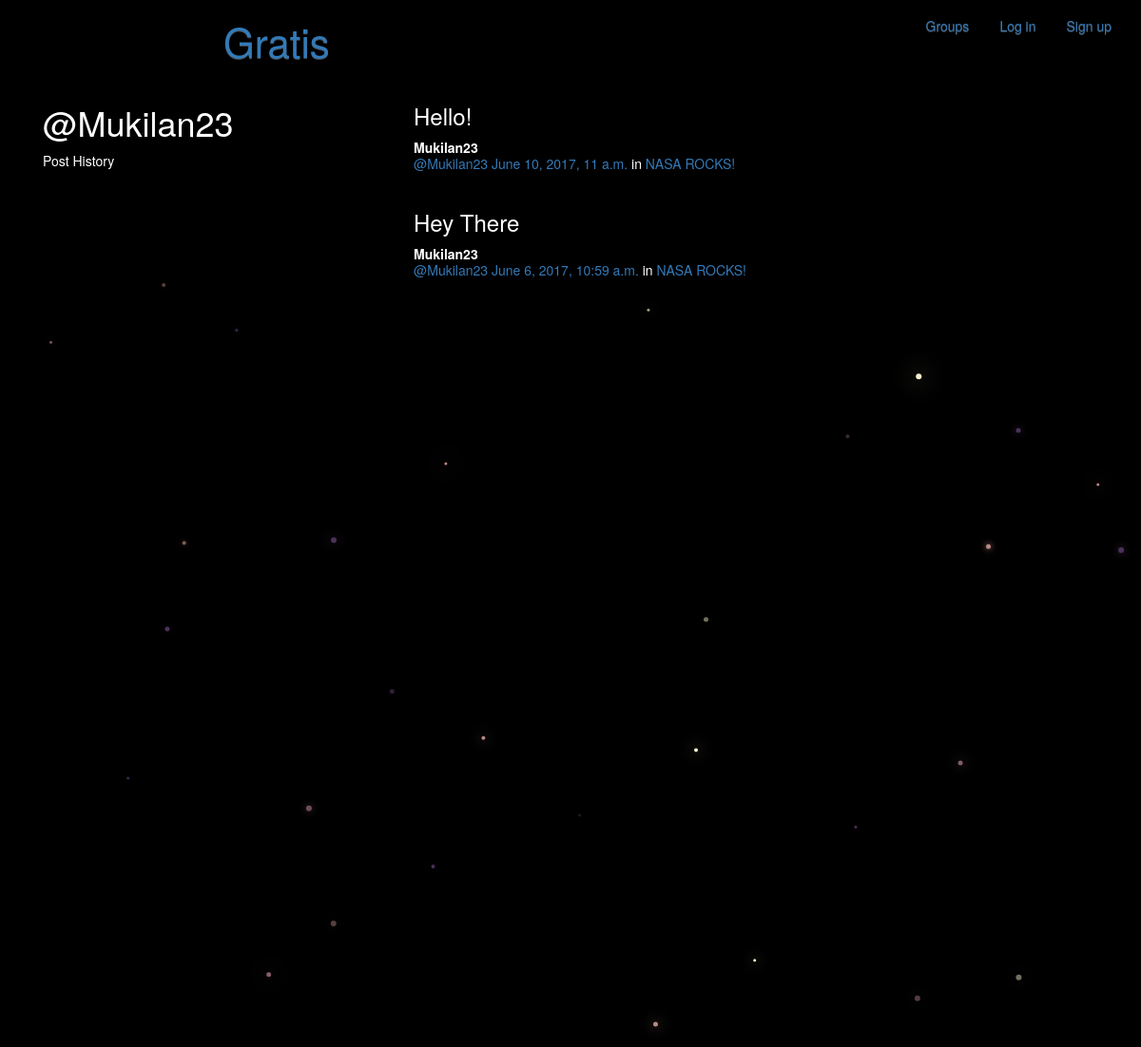
Page /posts/by/Mukilan23/ on the committed database.
### posts/models.py (models this page shows, shortened)
class Post(models.Model):
    user = models.ForeignKey(User, related_name="posts")
    created_at = models.DateTimeField(auto_now=True)
    message = models.TextField()
    message_html = models.TextField(editable=False)
    group = models.ForeignKey(Group, related_name="posts",null=True, blank=True)
    class Meta:
        ordering = ["-created_at"]
        unique_together = ["user", "message"]

### groups/models.py (models this page shows, shortened)
class Group(models.Model):
    name = models.CharField(max_length=255, unique=True)
    slug = models.SlugField(allow_unicode=True, unique=True)
    description = models.TextField(blank=True, default='')
    description_html = models.TextField(editable=False, default='', blank=True)
    members = models.ManyToManyField(User,through="GroupMember")
    class Meta:
        ordering = ["name"]

### posts/views.py (the view)
# urls.py: url(r"by/(?P<username>[-\w]+)/$",views.UserPosts.as_view(),name="for_user"),
class UserPosts(generic.ListView):
    model = models.Post
    template_name = "posts/user_post_list.html"
    def get_queryset(self):
        try:
            self.post_user = User.objects.prefetch_related("posts").get(
                username__iexact=self.kwargs.get("username")
            )
        except User.DoesNotExist:
            raise Http404
        else:
            return self.post_user.posts.all()
    def get_context_data(self, **kwargs):
        context = super().get_context_data(**kwargs)
        context["post_user"] = self.post_user
        return context

### posts/templates/posts/user_post_list.html
{% extends "posts/post_base.html" %}
{% block prepost %}
<div class="col-md-4">
	<h1>@{{ post_user.username }}</h1>
	<p>Post History</p>
</div>
{% endblock %}
{% block post_content %}
<div class="col-md-8">
	{% for post in post_list %}
		{% include "posts/_post.html" %}
	{% endfor %}
</div>
{% endblock %}

### posts/templates/posts/_post.html (shortened to what this page needs)
<div class="post media">
	<h3>{{ post.message_html|safe }}</h3>
	<div class="media-body">
		<strong>{{ post.user.username }}</strong>
		<h5 class="media-heading">
			<span class="username"><a href="{% url 'posts:for_user' username=post.user.username %}">@{{ post.user.username }}</a></span>
			<time class="time"><a href="{% url 'posts:single' username=post.user.username pk=post.pk %}">{{ post.created_at }}</a></time>
			{% if post.group %}
			<span class="group-name">in <a href="#">{{ post.group.name }}</a></span>
			{% endif %}
		</h5>
	</div>
</div>

### static/simplesocial/css/master.css (style rules this page uses)
body { overflow: hidden; background-color: black; color:white; }

### rows in the picture
Post: message_html "Hello!", user.username "Mukilan23", created_at "June 10, 2017, 11 a.m.", group.name "NASA ROCKS!"
Post: message_html "Hey There", user.username "Mukilan23", created_at "June 6, 2017, 10:59 a.m.", group.name "NASA ROCKS!"

### other values in the picture
{{ post_user.username }} "Mukilan23"
